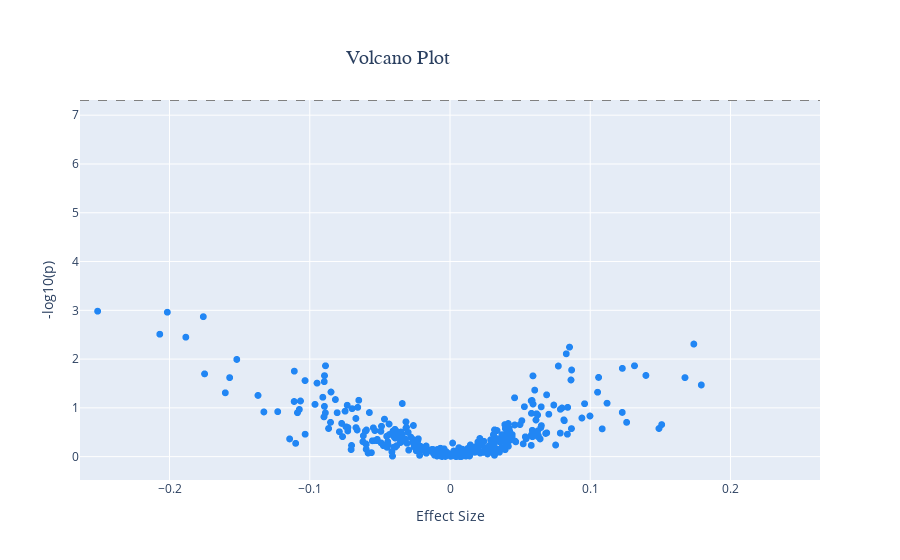

Notebook code cell kept with this figure:
### Code cell
pp = 'P'
dash_bio.VolcanoPlot(dataframe=volcanos[0], 
                point_size=7,
                p=pp,
                # xlabel=f'Mean Difference',
                # ylabel=f'-log10({pp})',
                # title=f'Inferred TF activity {data_csv.tf[1]} mutant vs wild-type',
            )

### Figure 1 — Plotly figure (JSON) as saved in the notebook; plotly's stock layout.template omitted (floating-point values rounded to 4 significant figures; data arrays with more than 128 entries replaced by an {"elided": "..."} marker saying what was removed)
{"data": [{"marker": {"color": "#2186f4", "size": 7}, "mode": "markers", "name": "Dataset", "text": {"elided": "320 str values"}, "type": "scattergl", "x": {"elided": "320 float values"}, "y": {"elided": "320 float values"}}], "layout": {"hovermode": "closest", "legend": {"bgcolor": "#ebf1fa", "font": {"family": "sans-serif"}, "x": 1.01, "yanchor": "top"}, "shapes": [{"line": {"color": "grey", "dash": "dash", "width": 0.5}, "name": "effect size min line", "type": "line", "x0": -1, "x1": -1, "xref": "x", "y0": 0.0006035, "y1": 2.982, "yref": "y"}, {"line": {"color": "grey", "dash": "dash", "width": 0.5}, "name": "effect size max line", "type": "line", "x0": 1, "x1": 1, "xref": "x", "y0": 0.0006035, "y1": 2.982, "yref": "y"}, {"line": {"color": "grey", "dash": "dash", "width": 1}, "name": "genomewide_line", "type": "line", "x0": -0.2639, "x1": 0.2639, "xref": "x", "y0": 7.301, "y1": 7.301, "yref": "y"}], "title": {"font": {"family": "sans-serif", "size": 20}, "text": "Volcano Plot", "x": 0.5, "xanchor": "right", "yanchor": "top"}, "xaxis": {"range": [-0.2639, 0.2639], "title": {"text": "Effect Size"}, "zeroline": false}, "yaxis": {"title": {"text": "-log10(p)"}, "zeroline": false}}}
